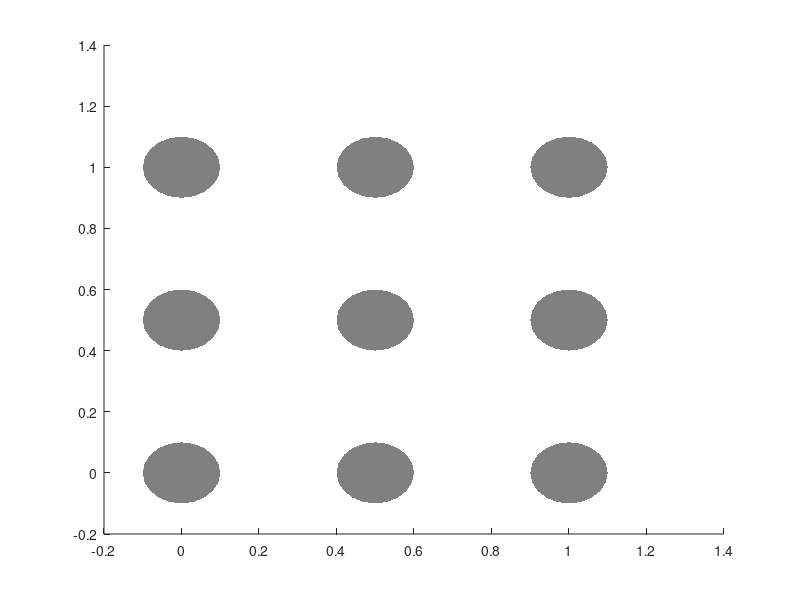

Here is the MATLAB script that generated this plot: (Note: this script raises an error after producing the figure.)
clear all
clc

%% lattice vectors
   a{1} = 0.5*[0 1 1]';
   a{2} = 0.5*[1 0 1]';
   a{3} = 0.5*[1 1 0]';
   tau = 0.25*[1 1 1]';

 % strain
   eps = zeros(3,3);
   %eps(1,1) = 0.1;
   %eps(2,2) = eps(1,1);
   %eps(3,3) = -0.1;

   Id = eye(3);
 % modify lattice vectors
   for i = 1 : 3
     a{i} = (Id + eps)*a{i};
   end

   figure(1);clf;hold all;
   
   % cube vertices
     n = [0 0 0;
          -1 +1 +1;
          0 0 2;
          +1 -1 +1;
          +1 +1 -1;
          0 2 0;
          +1 +1 +1;
          2 0 0];

   % face centers
     %
     n = [n;
          0 0 1;
          0 1 0;
          0 1 1;
          1 0 1;
          1 0 0
          1 1 0;
          ];
     %}

    % edge list: vertices
      e = [1 2;
           2 3;
           3 4;
           4 1;
           1 5;
           2 6;
           3 7;
           4 8;
           5 6;
           6 7;
           7 8;
           8, 5];

      % edge list: face centers
        e = [e;
             9 1;
             9 2;
             9 3;
             9 4;
             10 5;
             10 6;
             10 2;
             10 1;
             11 2;
             11 3;
             11 7;
             11 6;
             12 3;
             12 4;
             12 8;
             12 7;
             13 1;
             13 4;
             13 8;
             13 5;
             14 5;
             14 6;
             14 7;
             14 8];

      R = @(n) n(1)*a{1} + n(2)*a{2} + n(3)*a{3};

     sphere_scale = 0.1;
     [X,Y,Z] = sphere(20);
     for in = 1 : size(n,1)

       %R = n(in,1)*a{1} + n(in,2)*a{2} + n(in,3)*a{3};
       R_vec = R(n(in,:));
       
       obj = surf(R_vec(1)+sphere_scale*X, R_vec(2)+sphere_scale*Y, R_vec(3)+sphere_scale*Z);
       set(obj,'FaceColor',[1 1 1]*0.5,'EdgeColor','none')

     end

     for ie = 1 : size(e,1)
        R1 = R(n(e(ie,1),:));
        R2 = R(n(e(ie,2),:));
        %plot3([R1(1) R2(1)], [R1(2) R2(2)], [R1(3) R2(3)], 'r-','LineWidth',12)
        [X Y Z] = cylinder2P(0.02,20,R1', R2');
        obj = surf(X,Y,Z);
        set(obj,'FaceColor',[1 0 0]*0.99,'EdgeColor','none')
     end

%[X,Y,Z] = cylinder(0.025);
%surf(X,Y,Z)

     axis equal
     view(3)
     camlight
     lighting gouraud
     material shiny